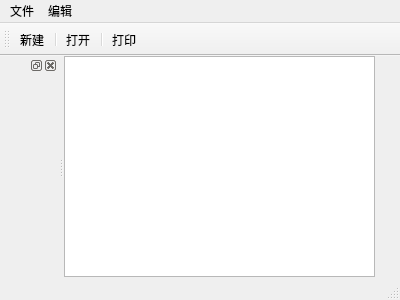
<?xml version="1.0" encoding="UTF-8"?>
<ui version="4.0">
 <class>MainWindow</class>
 <widget class="QMainWindow" name="MainWindow">
  <property name="geometry">
   <rect>
    <x>0</x>
    <y>0</y>
    <width>400</width>
    <height>300</height>
   </rect>
  </property>
  <property name="windowTitle">
   <string>MainWindow</string>
  </property>
  <widget class="QWidget" name="centralWidget">
   <widget class="QTextEdit" name="textEdit">
    <property name="geometry">
     <rect>
      <x>0</x>
      <y>0</y>
      <width>311</width>
      <height>221</height>
     </rect>
    </property>
   </widget>
  </widget>
  <widget class="QMenuBar" name="menuBar">
   <property name="geometry">
    <rect>
     <x>0</x>
     <y>0</y>
     <width>400</width>
     <height>25</height>
    </rect>
   </property>
   <widget class="QMenu" name="menu">
    <property name="title">
     <string>文件</string>
    </property>
    <addaction name="actionNew"/>
    <addaction name="separator"/>
    <addaction name="actionOpen"/>
    <addaction name="separator"/>
    <addaction name="actioncop"/>
    <addaction name="separator"/>
   </widget>
   <widget class="QMenu" name="menu_2">
    <property name="title">
     <string>编辑</string>
    </property>
   </widget>
   <addaction name="menu"/>
   <addaction name="menu_2"/>
  </widget>
  <widget class="QToolBar" name="mainToolBar">
   <attribute name="toolBarArea">
    <enum>TopToolBarArea</enum>
   </attribute>
   <attribute name="toolBarBreak">
    <bool>true</bool>
   </attribute>
   <addaction name="actionNew"/>
   <addaction name="separator"/>
   <addaction name="actionOpen"/>
   <addaction name="separator"/>
   <addaction name="actioncop"/>
  </widget>
  <widget class="QStatusBar" name="statusBar"/>
  <widget class="QDockWidget" name="dockWidget">
   <attribute name="dockWidgetArea">
    <number>1</number>
   </attribute>
   <widget class="QWidget" name="dockWidgetContents"/>
  </widget>
  <action name="actionNew">
   <property name="text">
    <string>新建</string>
   </property>
   <property name="autoRepeat">
    <bool>true</bool>
   </property>
   <property name="visible">
    <bool>true</bool>
   </property>
   <property name="iconVisibleInMenu">
    <bool>true</bool>
   </property>
  </action>
  <action name="actionOpen">
   <property name="text">
    <string>打开</string>
   </property>
  </action>
  <action name="actioncop">
   <property name="text">
    <string>打印</string>
   </property>
  </action>
 </widget>
 <layoutdefault spacing="6" margin="11"/>
 <resources/>
 <connections/>
</ui>
